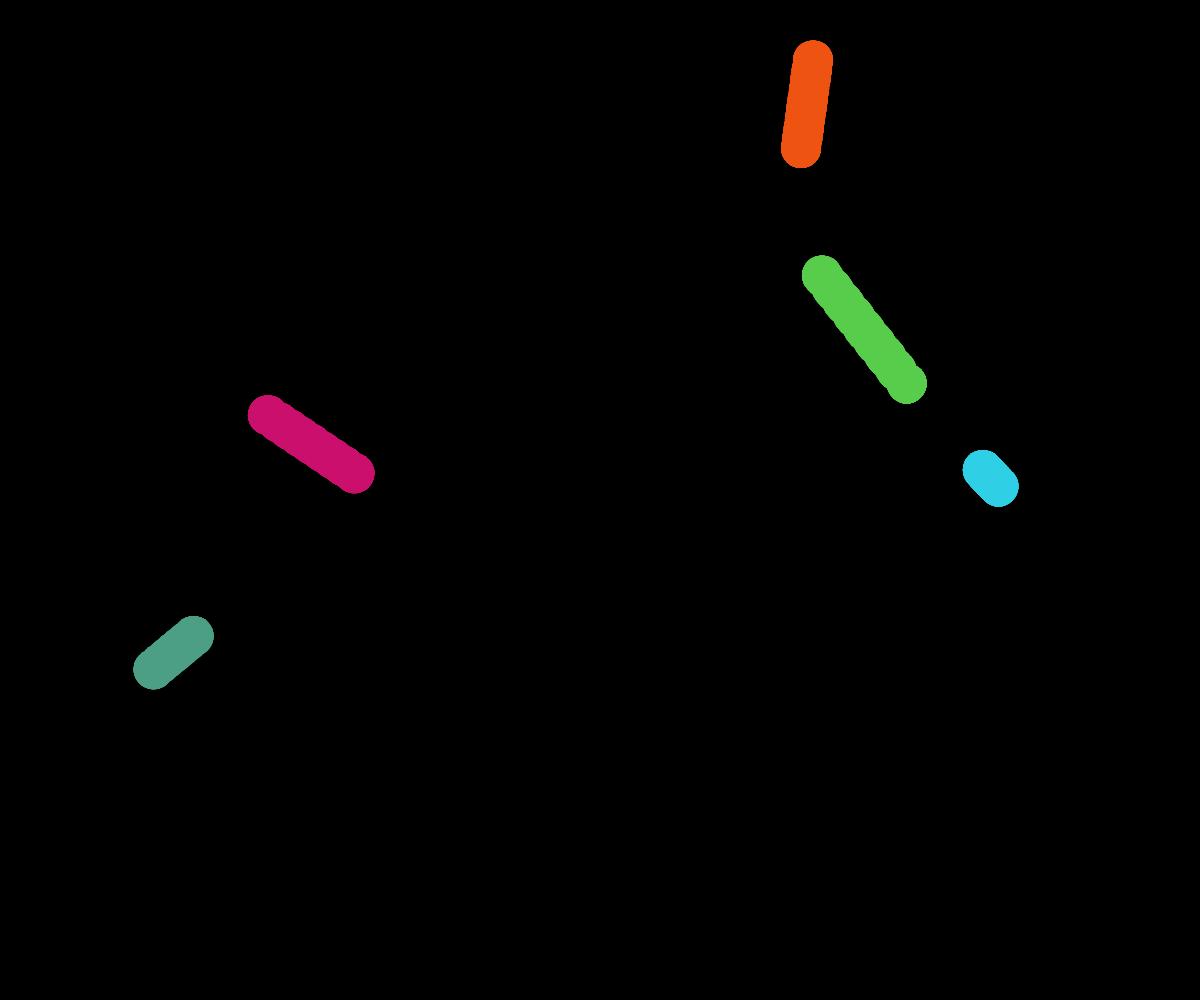
Frame 1 (no input)
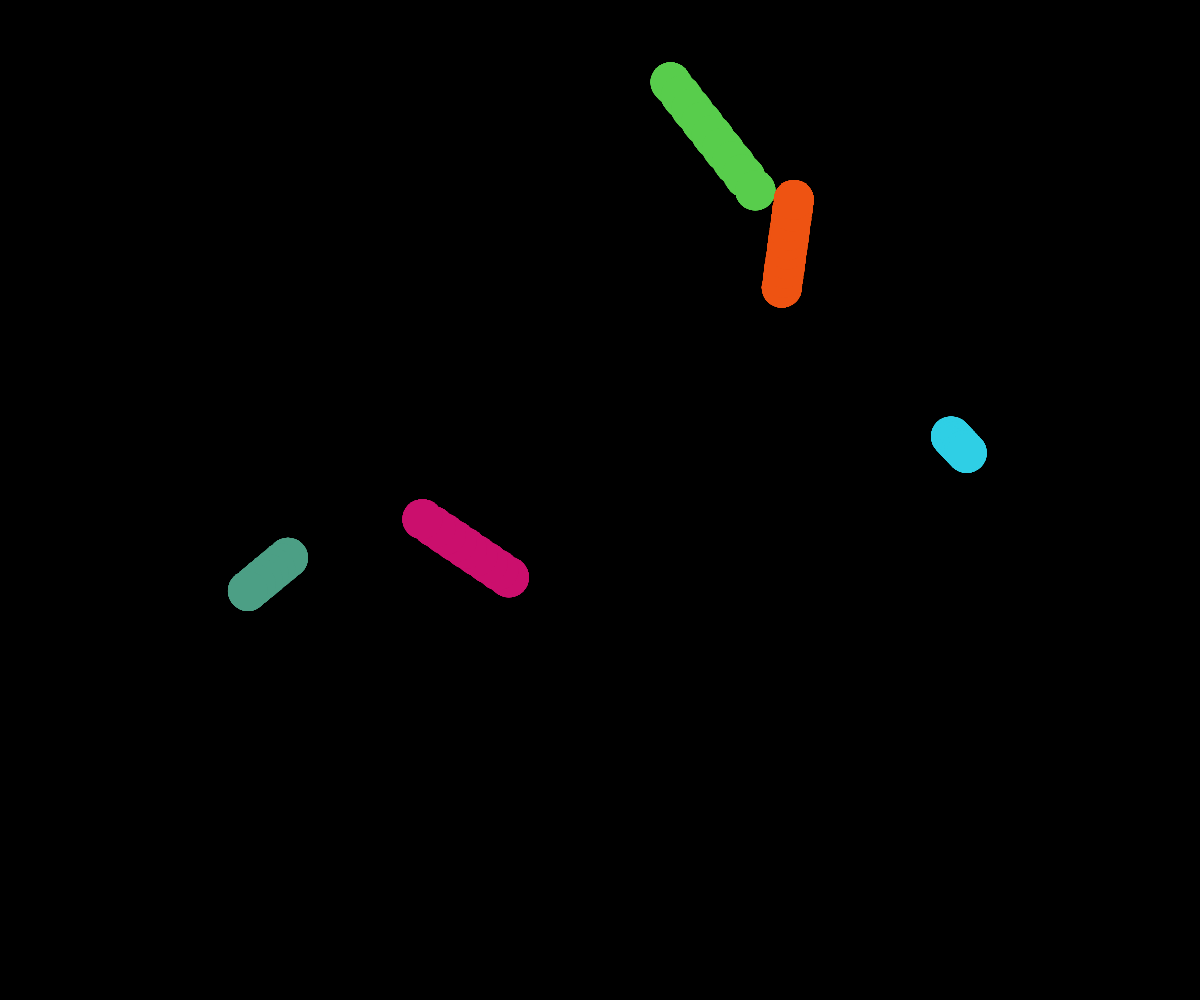
Frame 60 (no input)
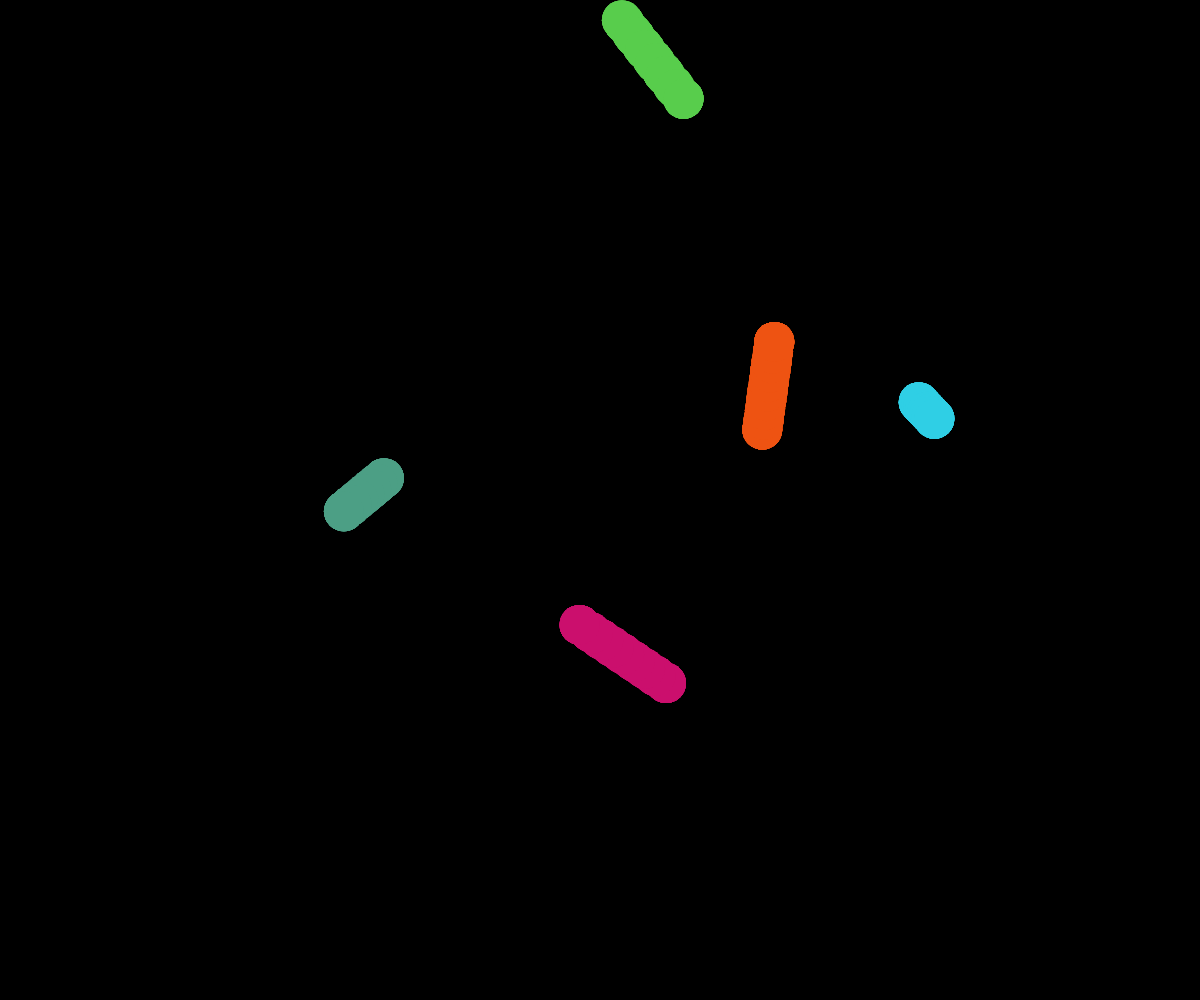
Frame 120 (the mouse pressed at the canvas centre since frame 60)

The p5.js sketch that drew these frames (run headless with seeded random() and noise() and a simulated clock; from frame 60 on, the mouse is pressed at the canvas centre):

// p5.js sketch
// ── sketch.js
/*
Ryan Miskiv
Creative Coding 1
Week 11
*/

//settings for the array of caterpillars
let caterpillars = [];
let max = 5;


function setup(){

  createCanvas(windowWidth,windowHeight);
  background('rgb(114, 230, 233)');

 for(let i = 0; i < max; i++){

   caterpillars.push(new Caterpillar(random(100, width-100), random(100, height-100), random(5,10), color(random(255) , random(255), random(255)), random(-5,5), random(-5,5)));
 }
}

function draw(){

    background('black');
    for(let i = 0; i < max; i++){
      caterpillars[i].frame();

    }
    for(let f = 0; f < caterpillars.length; f++){
      collision(caterpillars, f);
    }

}

function collision(array, myID){
  //this will choose which caterpillar we are working with
  let current = array[myID];
  for(let c = 0; c < array.length; c++){
  //ensure we are not testing a caterpillar against itself
    if(myID != c){
          //this will loop through each individual segment and see if the head of the selected
    for(let s = 0; s < array[c].numOfSegs; s++){
      //find the distance between the head of the selected caterpillar and the current segment we are on
      let d = dist(current.segments[0].x, current.segments[0].x,array[c].segments[s].x, array[c].segments[s].y);
      let combinedR = current.segments[0].width + array[c].segments[s].width;

        if(d <= combinedR){
          for(let i = 0;i<array[myID].numOfSegs; i++){
            array[myID].segments[i].deltaX *= -1;
            array[myID].segments[i].deltaY *= -1;
          }
        }


      }
    }

  }
}

// ── caterpillar.js
class Caterpillar{

  constructor(x,y,numOfSegs,color,deltaX,deltaY){

//building the object, setting all the different variables we need
  this.posX = x;
  this.posY = y;
  this.color = color;
  this.deltaX = deltaX;
  this.deltaY = deltaY;
  this.numOfSegs = numOfSegs;
  this.segments = [];
  this.select = 0;
  this.separationX = this.deltaX * 4;
  this.separationY = this.deltaY * 4;

  //fill the array with the individual circle segment objects
  for(let i = 0; i < this.numOfSegs; i++){
    this.segments.push(new Circle(this.posX - this.separationX,this.posY - this.separationY, 40 ,this.deltaX,this.deltaY));
    this.separationX += this.deltaX * 4;
    this.separationY += this.deltaY * 4;

    }

  }
//actually go through and draw each individual segment
  display(){

    push();

    fill(this.color);
    noStroke();

    for(let i = 0; i < this.numOfSegs; i++){
      ellipse(this.segments[i].x,this.segments[i].y,this.segments[i].width);
    }
    pop();

  }
//update the selected segment with the delta
  move(){

    this.segments[this.select].x += this.segments[this.select].deltaX;
    this.segments[this.select].y += this.segments[this.select].deltaY;

  }

//ensure that the caterpillar will bounce off the boundaries
  edgeCheck() {

        // check if the selected segment has hit a vertical wall (left or right walls)
        if (this.segments[this.select].x + (this.segments[this.select].width /2) >= width || this.segments[this.select].x - (this.segments[this.select].width /2) <= 0) {
            this.segments[this.select].deltaX *= -1;
        }
        // check if the selected segment has hit a horizontal wall (top or bottom walls)
        if (this.segments[this.select].y + (this.segments[this.select].width /2) >= height || this.segments[this.select].y - (this.segments[this.select].width /2) <= 0) {
            this.segments[this.select].deltaY *= -1;
        }
    }
//take everything and apply it to each individual segment. Everything occurs in a single frame
  frame(){
    for(let i = 0; i < this.numOfSegs; i++){
      this.display();
      this.move();
      this.edgeCheck();
      this.select++;
    }
    this.select = 0;

  }



  


}

// ── circle.js
//store all the data for the circle segments within an object, to make things easier.
class Circle{

  constructor(x,y,width,deltaX,deltaY){
    this.x = x;
    this.y = y;
    this.width = width;
    this.color = color;
    this.deltaX = deltaX;
    this.deltaY = deltaY;
  }

}
